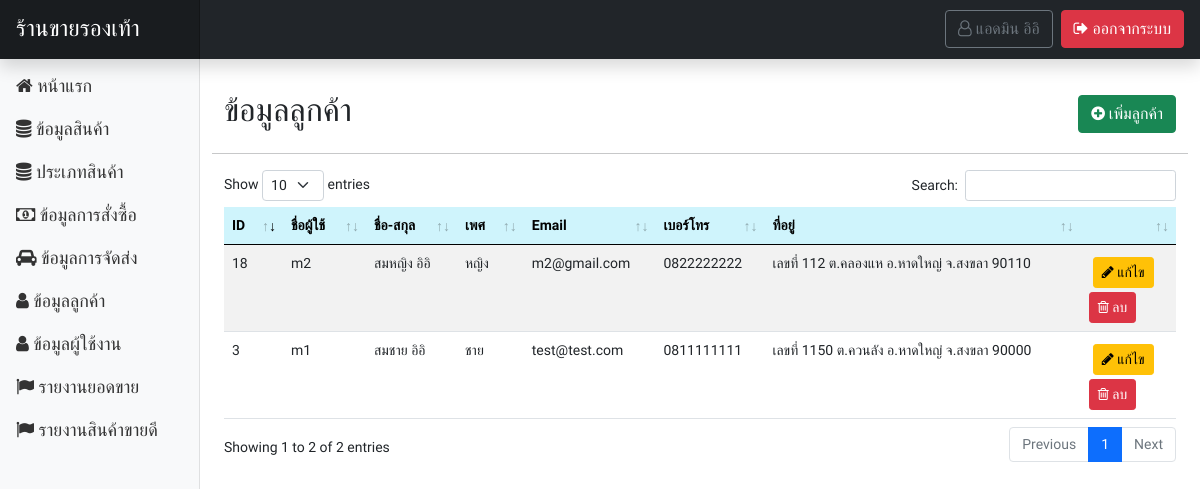
Before: /page-admin/member_show.php (signed in) with the older database file.
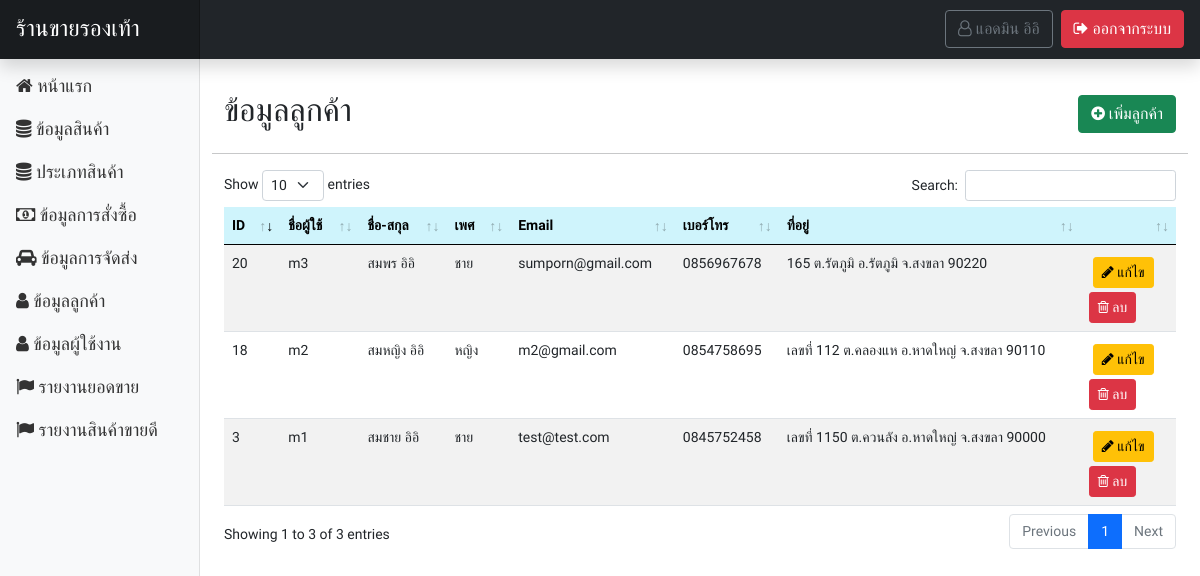
After: the same page with the newer database file.
### tables this page shows
CREATE TABLE `tbl_user` (
  `u_id` int(10) NOT NULL COMMENT 'ID',
  `u_username` varchar(255) NOT NULL COMMENT 'ชื่อผู้ใช้',
  `u_password` varchar(255) NOT NULL COMMENT 'รหัสผ่าน',
  `u_fname` varchar(255) NOT NULL COMMENT 'ชื่อ',
  `u_lname` varchar(255) NOT NULL COMMENT 'นามสกุล',
  `u_sex` varchar(50) NOT NULL COMMENT 'เพศ',
  `u_address` text NOT NULL COMMENT 'ที่อยู่',
  `u_email` varchar(255) NOT NULL COMMENT 'อีเมล์',
  `u_tel` varchar(10) NOT NULL COMMENT 'เบอร์โทร',
  `u_role` varchar(50) NOT NULL COMMENT 'บทบาท'
);

### functions.php (called while the page is built, shortened)
<?php
class ConnectDB
{
    protected $db;
    function __construct()
    {
        $DB_HOST = "localhost";
        $DB_USER = "root";
        $DB_PASS = "";
        $DB_NAME = "stoe_store";
        $con = new mysqli($DB_HOST, $DB_USER, $DB_PASS, $DB_NAME);
        $con->set_charset("utf8");
        $this->db = $con;
    }
    function query($data)
    {
        $result = $this->db->query($data);
        if ($result == true) {
            return $result;
        } else {
            echo "Error to query.!!";
        }
    }
}
class User extends ConnectDB
{
    function userGetById($id)
    {
        $result = $this->db->query("SELECT * FROM tbl_user WHERE u_id = '$id' ");
        $row = $result->fetch_all(MYSQLI_ASSOC);
        return $row;
    }
}
function activeNav()
{
    $php_self = $_SERVER['PHP_SELF'];
    $explode_self = explode('/', $php_self);
    array_splice($explode_self, 1, 2);
    return $explode_self[1];
}
function monthNow()
{
    $date = date("m");
    return $date;
}

### page-admin/member_show.php (the view, shortened to what this page needs)
<?php include('header.php'); ?>
</head>
<?php
$obj = new ConnectDB();
$result = $obj->query("SELECT * FROM tbl_user WHERE u_role = 'member' ");
$row = $result->fetch_all(MYSQLI_ASSOC);
?>
<body>
    <?php include('navbar.php'); ?>
    <div class="container-fluid">
        <div class="row mb-5">
            <?php include('sidebar.php'); ?>
            <main class="col-md-9 ms-sm-auto col-lg-10 px-md-4">
                <div class="row mt-3">
                    <div class="d-flex justify-content-between align-items-center my-3">
                        <h2>ข้อมูลลูกค้า</h2>
                        <a href="member_add.php" class="btn btn-success"><i class="fa fa-plus-circle" aria-hidden="true"></i> เพิ่มลูกค้า</a>
                    </div>
                    <hr>
                    <div class="table-responsive">
                        <table id="dtb" class="table table-striped">
                            <thead>
                                <tr class="table-info">
                                    <th>ID</th>
                                    <th>ชื่อผู้ใช้</th>
                                    <th>ชื่อ-สกุล</th>
                                    <th>เพศ</th>
                                    <th>Email</th>
                                    <th>เบอร์โทร</th>
                                    <th>ที่อยู่</th>
                                    <th></th>
                                </tr>
                            </thead>
                            <tbody>
                                <?php
                                foreach ($row as $key => $value) {
                                ?>
                                    <tr>
                                        <td><?= $value['u_id']; ?></td>
                                        <td><?= $value['u_username']; ?></td>
                                        <td><?= $value['u_fname'] . ' ' . $value['u_lname']; ?></td>
                                        <td><?= $value['u_sex']; ?></td>
                                        <td><?= $value['u_email']; ?></td>
                                        <td><?= $value['u_tel']; ?></td>
                                        <td><?= $value['u_address']; ?></td>
                                        <td width="10%">
                                            <a href="member_edit.php?id=<?= $value['u_id']; ?>" class="btn btn-sm btn-warning m-1"><i class="fa fa-pencil" aria-hidden="true"></i> แก้ไข</a>
                                            <a href="?action=delete&id=<?= $value['u_id']; ?>" class="btn btn-sm btn-danger" onclick="return confirm('ยืนยันการลบ?');"><i class="fa fa-trash-o" aria-hidden="true"></i> ลบ</a>
                                        </td>
                                    </tr>
                                <?php } ?>
                            </tbody>
                        </table>
                    </div>
                </div>
            </main>
        </div>
    </div>
    <?php include('call_datatable.php'); ?>
</body>
</html>

### page-admin/header.php (shortened to what this page needs)
<?php
require_once('../functions.php');
?>
<!doctype html>
<html lang="en">
<head>
    <link rel="stylesheet" href="../css/style.css">
    <link rel="stylesheet" href="../bootstrap5/bootstrap.min.css">
    <link rel="stylesheet" href="../css/dashboard.css" rel="stylesheet">
    <link rel="stylesheet" href="https://stackpath.bootstrapcdn.com/font-awesome/4.7.0/css/font-awesome.min.css">

### page-admin/navbar.php (shortened to what this page needs)
<header class="navbar navbar-dark sticky-top bg-dark flex-md-nowrap p-0 shadow no-print">
    <a class="navbar-brand col-md-3 col-lg-2 me-0 px-3" style="font-size:23px;" href="index.php">ร้านขายรองเท้า</a>
    <ul class="navbar-nav px-3 w-100 d-flex p-2 bd-highlight flex-row-reverse">
        <li class="nav-item text-nowrap">
            <a class="btn btn-danger" href="../logout.php"><i class="fa fa-sign-out" aria-hidden="true"></i> ออกจากระบบ</a>
        </li>
        <li class="nav-item text-nowrap">
            <?php
                $objName = new User();
                $rowName = $objName->userGetById($_SESSION['user']['id']);
            ?>
            <a class="me-2 btn btn-outline-secondary" href="profile.php"><i class="fa fa-user-o" aria-hidden="true"></i> <?= $rowName[0]['u_fname'] . ' ' . $rowName[0]['u_lname']; ?></a>
        </li>
    </ul>
</header>

### page-admin/sidebar.php
<nav id="sidebarMenu" class="col-md-3 col-lg-2 d-md-block bg-light sidebar collapse">
    <div class="position-sticky pt-3">
        <ul class="nav flex-column" style="font-size:18px;">
            <li class="nav-item">
                <a class="nav-link <?php echo (activeNav() == 'index.php' ? ' active' : ''); ?>" aria-current="page" href="index.php">
                    <i class="fa fa-home" aria-hidden="true"></i>
                    หน้าแรก
                </a>
            </li>
            <li class="nav-item">
                <a class="nav-link <?php echo (activeNav() == 'cargo_show.php' ? ' active' : ''); ?>" href="cargo_show.php">
                    <i class="fa fa-database" aria-hidden="true"></i>
                    ข้อมูลสินค้า
                </a>
            </li>
            <li class="nav-item">
                <a class="nav-link <?php echo (activeNav() == 'cargo_type.php' ? ' active' : ''); ?>" href="cargo_type.php">
                    <i class="fa fa-database" aria-hidden="true"></i>
                    ประเภทสินค้า
                </a>
            </li>
            <li class="nav-item">
                <a class="nav-link <?php echo (activeNav() == 'order_show.php' ? ' active' : ''); ?>" href="order_show.php">
                    <i class="fa fa-money" aria-hidden="true"></i>
                    ข้อมูลการสั่งซื้อ
                </a>
            </li>
            <li class="nav-item">
                <a class="nav-link <?php echo (activeNav() == 'shipment_show.php' ? ' active' : ''); ?>" href="shipment_show.php">
                    <i class="fa fa-car" aria-hidden="true"></i>
                    ข้อมูลการจัดส่ง
                </a>
            </li>
            <li class="nav-item">
                <a class="nav-link <?php echo (activeNav() == 'member_show.php' ? ' active' : ''); ?>" href="member_show.php">
                    <i class="fa fa-user" aria-hidden="true"></i>
                    ข้อมูลลูกค้า
                </a>
            </li>
            <li class="nav-item">
                <a class="nav-link <?php echo (activeNav() == 'user_show.php' ? ' active' : ''); ?>" href="user_show.php">
                    <i class="fa fa-user" aria-hidden="true"></i>
                    ข้อมูลผู้ใช้งาน
                </a>
            </li>
            <li class="nav-item">
                <a class="nav-link <?php echo (activeNav() == 'report_sell.php' ? ' active' : ''); ?>" href="report_sell.php?action=day">
                    <i class="fa fa-flag" aria-hidden="true"></i>
                    รายงานยอดขาย
                </a>
            </li>
            <li class="nav-item">
                <a class="nav-link <?php echo (activeNav() == 'report_bestsell.php' ? ' active' : ''); ?>" href="report_bestsell.php?month=<?= monthNow(); ?>">
                    <i class="fa fa-flag" aria-hidden="true"></i>
                    รายงานสินค้าขายดี
                </a>
            </li>
        </ul>
    </div>
</nav>

### page-admin/call_datatable.php (shortened to what this page needs)
<link rel="stylesheet" href="../css/dataTables.bootstrap5.min.css">

### css/style.css (style rules this page uses)
* { font-family: "Chakra Petch", sans-serif; }

### css/dashboard.css (style rules this page uses)
body { font-size: .875rem; }
.sidebar { position: fixed; top: 0; bottom: 0; left: 0; z-index: 100; padding: 48px 0 0; box-shadow: inset -1px 0 0 rgba(0, 0, 0, .1); }
.sidebar .nav-link { font-weight: 500; color: #333; }
.navbar-brand { padding-top: .75rem; padding-bottom: .75rem; font-size: 1rem; background-color: rgba(0, 0, 0, .25); box-shadow: inset -1px 0 0 rgba(0, 0, 0, .25); }

Changed rows visible on the page:
changed tbl_user "สมชาย": u_tel "0811111111" → "0845752458"
changed tbl_user "สมหญิง": u_tel "0822222222" → "0854758695"
added tbl_user: u_id "20", u_username "m3", u_fname "สมพร", u_lname "อิอิ", u_sex "ชาย", u_email "sumporn@gmail.com", u_tel "0856967678", u_address "165 ต.รัตภูมิ อ.รัตภูมิ จ.สงขลา 90220"
Other visible differences:
text written by a page script: "Show entries Search: Showing 1 to 2 of 2 entries Previous 1 Next" → "Show entries Search: Showing 1 to 3 of 3 entries Previous 1 Next"
